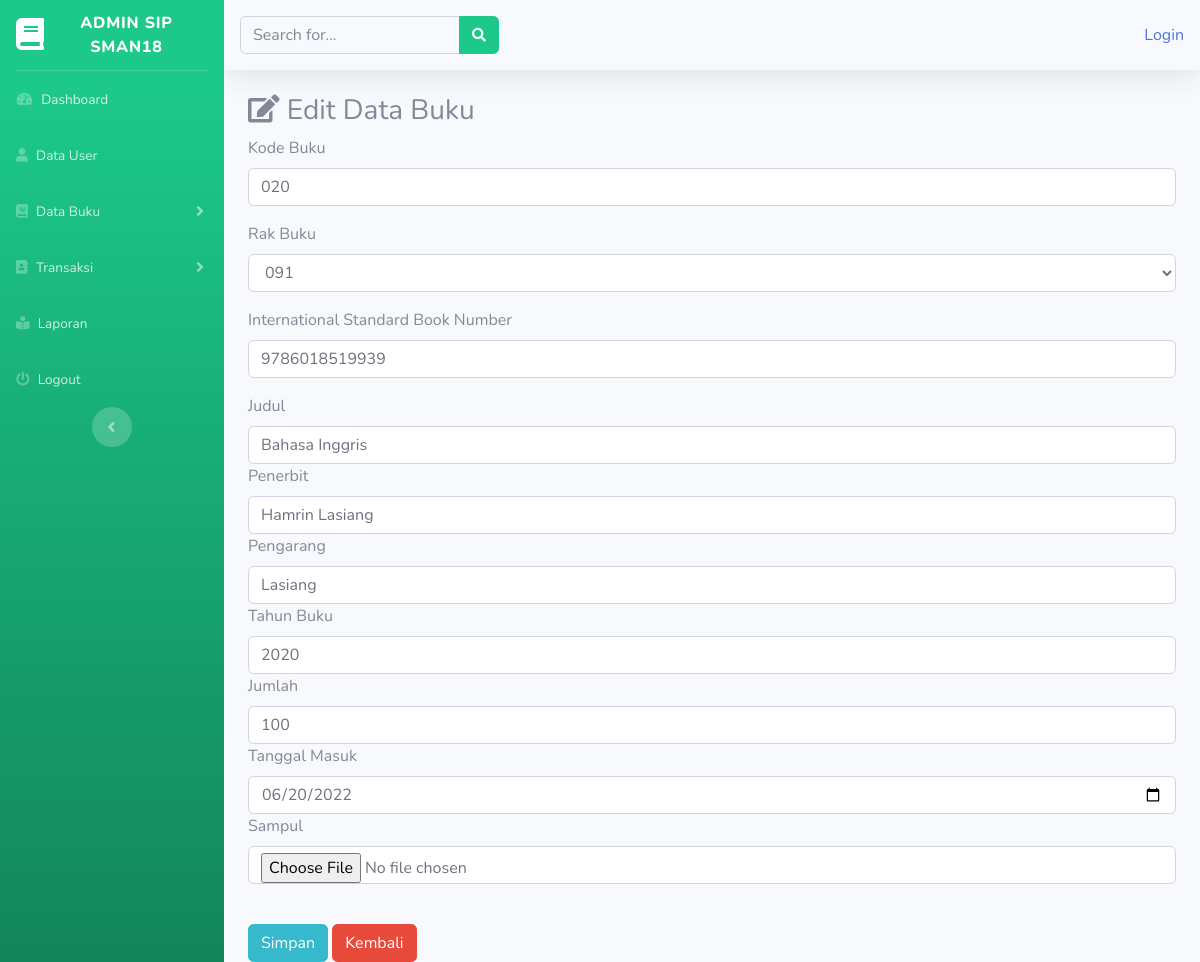
/admin/data_buku/update_buku/20, run on the app's committed database.
### tables this page shows
CREATE TABLE `buku` (
  `id_buku` int(11) NOT NULL,
  `kode_buku` varchar(15) NOT NULL,
  `kode_rak` varchar(10) NOT NULL,
  `sampul` varchar(255) NOT NULL,
  `isbn` varchar(255) NOT NULL,
  `title` varchar(255) NOT NULL,
  `penerbit` varchar(255) NOT NULL,
  `pengarang` varchar(255) NOT NULL,
  `thn_buku` varchar(4) NOT NULL,
  `jml` varchar(255) NOT NULL,
  `tgl_masuk` date NOT NULL
);

CREATE TABLE `rak` (
  `id_rak` int(11) NOT NULL,
  `kode_rak` varchar(15) NOT NULL,
  `nama_rak` varchar(255) NOT NULL
);

### application/controllers/admin/data_buku.php (called while the page is built, shortened)
<?php
class Data_buku extends CI_Controller{
	public function update_buku($id){
		$data['buku'] = $this->db->query("SELECT * FROM buku bk, rak rk WHERE bk.kode_rak=rk.kode_rak AND bk.id_buku='$id'")->result();
		$data['rak'] = $this->perpus_model->get_data('rak')->result();
		$this->load->view('templates_admin/header');
		$this->load->view('templates_admin/sidebar');
		$this->load->view('admin/edit_buku',$data);
		$this->load->view('templates_admin/footer');
	}
}

### index.php (called while the page is built, shortened)
<?php
require_once BASEPATH.'core/CodeIgniter.php';

### application/views/admin/edit_buku.php (the view, shortened to what this page needs)
<div class="container-fluid">
	<h3><i class="fas fa-edit"></i>  Edit Data Buku</h3>
		<?php foreach ($buku as $bk) : ?>
		<form method="POST" action="<?php echo base_url('admin/data_buku/update_buku_aksi') ?>" enctype="multipart/form-data">
			<div class="form-group">
				<label>Kode Buku</label>
				<input type="text" name="kode_buku" class="form-control" value="<?php echo $bk->kode_buku ?>">
			</div>
            <div class="form-group">
			<label>Rak Buku</label>
         	  <select name="kode_rak" class="form-control">
         		<option value="<?php echo $bk->kode_rak ?>"><?php echo $bk->kode_rak ?></option>
         	  </select>
         	</div>
			<div class="form-group">
				<label>International Standard Book Number</label>
				<input type="number" name="isbn" class="form-control" value="<?php echo $bk->isbn ?>">
			</div>
			<div class="form-grup">
        		<label>Judul</label>
			<input type="text" name="title" class="form-control" value="<?php echo $bk->title ?>">
			</div>
			<div class="form-grup">
        		<label>Penerbit</label>
			<input type="text" name="penerbit" class="form-control" value="<?php echo $bk->penerbit ?>">
			</div>
			<div class="form-grup">
        		<label>Pengarang</label>
			<input type="text" name="pengarang" class="form-control" value="<?php echo $bk->pengarang ?>">
			</div>
			<div class="form-grup">
        		<label>Tahun Buku</label>
			<input type="number" name="thn_buku" class="form-control" value="<?php echo $bk->thn_buku ?>">
			</div>
			<div class="form-grup">
        		<label>Jumlah</label>
			<input type="number" name="jml" class="form-control" value="<?php echo $bk->jml ?>">
			</div>
			<div class="form-grup">
        		<label>Tanggal Masuk</label>
			<input type="date" name="tgl_masuk" class="form-control" value="<?php echo $bk->tgl_masuk ?>">
			</div>
			<div class="form-group">
				<label>Sampul</label>
				<input type="file" name="sampul" class="form-control" value="<?php echo $bk->sampul ?>">
			</div>
			<br>
			<button type="submit" class="btn btn-info btn">Simpan</button>
			<?php echo anchor('admin/data_buku' , '<div class="btn btn_sm btn-danger">Kembali</div>')?>
		</form>
	<?php endforeach ; ?>
</div>

### data on the page
buku: kode_buku "020", kode_rak "091", isbn "9786018519939", title "Bahasa Inggris", penerbit "Hamrin Lasiang", pengarang "Lasiang", thn_buku "2020", jml "100", tgl_masuk "06/20/2022"

### other printed values
anchor('auth/login', 'Login') "Login"
